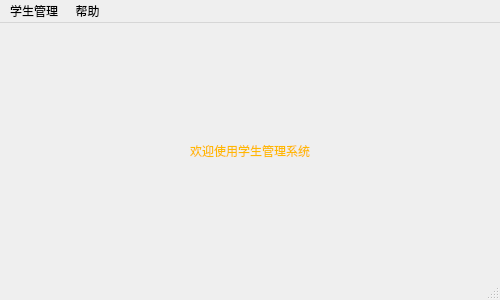
<?xml version="1.0" encoding="UTF-8"?>
<ui version="4.0">
 <class>MainWindow</class>
 <widget class="QMainWindow" name="MainWindow">
  <property name="geometry">
   <rect>
    <x>0</x>
    <y>0</y>
    <width>500</width>
    <height>300</height>
   </rect>
  </property>
  <property name="windowTitle">
   <string>MainWindow</string>
  </property>
  <widget class="QWidget" name="centralwidget">
   <layout class="QHBoxLayout" name="horizontalLayout">
    <item>
     <widget class="QLabel" name="label">
      <property name="styleSheet">
       <string notr="true">font: 48pt &quot;.AppleSystemUIFont&quot;;
color: rgb(255, 185, 0);</string>
      </property>
      <property name="text">
       <string>欢迎使用学生管理系统</string>
      </property>
      <property name="alignment">
       <set>Qt::AlignCenter</set>
      </property>
     </widget>
    </item>
   </layout>
  </widget>
  <widget class="QMenuBar" name="menubar">
   <property name="geometry">
    <rect>
     <x>0</x>
     <y>0</y>
     <width>500</width>
     <height>22</height>
    </rect>
   </property>
   <widget class="QMenu" name="menu">
    <property name="title">
     <string>学生管理</string>
    </property>
    <addaction name="action_addStudent"/>
    <addaction name="action_seeStudent"/>
   </widget>
   <widget class="QMenu" name="menu_2">
    <property name="title">
     <string> 帮助</string>
    </property>
    <addaction name="action_about"/>
    <addaction name="actionhelp"/>
   </widget>
   <addaction name="menu"/>
   <addaction name="menu_2"/>
  </widget>
  <widget class="QStatusBar" name="statusbar"/>
  <action name="action_addStudent">
   <property name="text">
    <string> addStudent</string>
   </property>
  </action>
  <action name="action_about">
   <property name="text">
    <string> about</string>
   </property>
  </action>
  <action name="actionhelp">
   <property name="text">
    <string>help</string>
   </property>
  </action>
  <action name="action_seeStudent">
   <property name="text">
    <string> seeStudent</string>
   </property>
  </action>
 </widget>
 <resources/>
 <connections/>
</ui>
